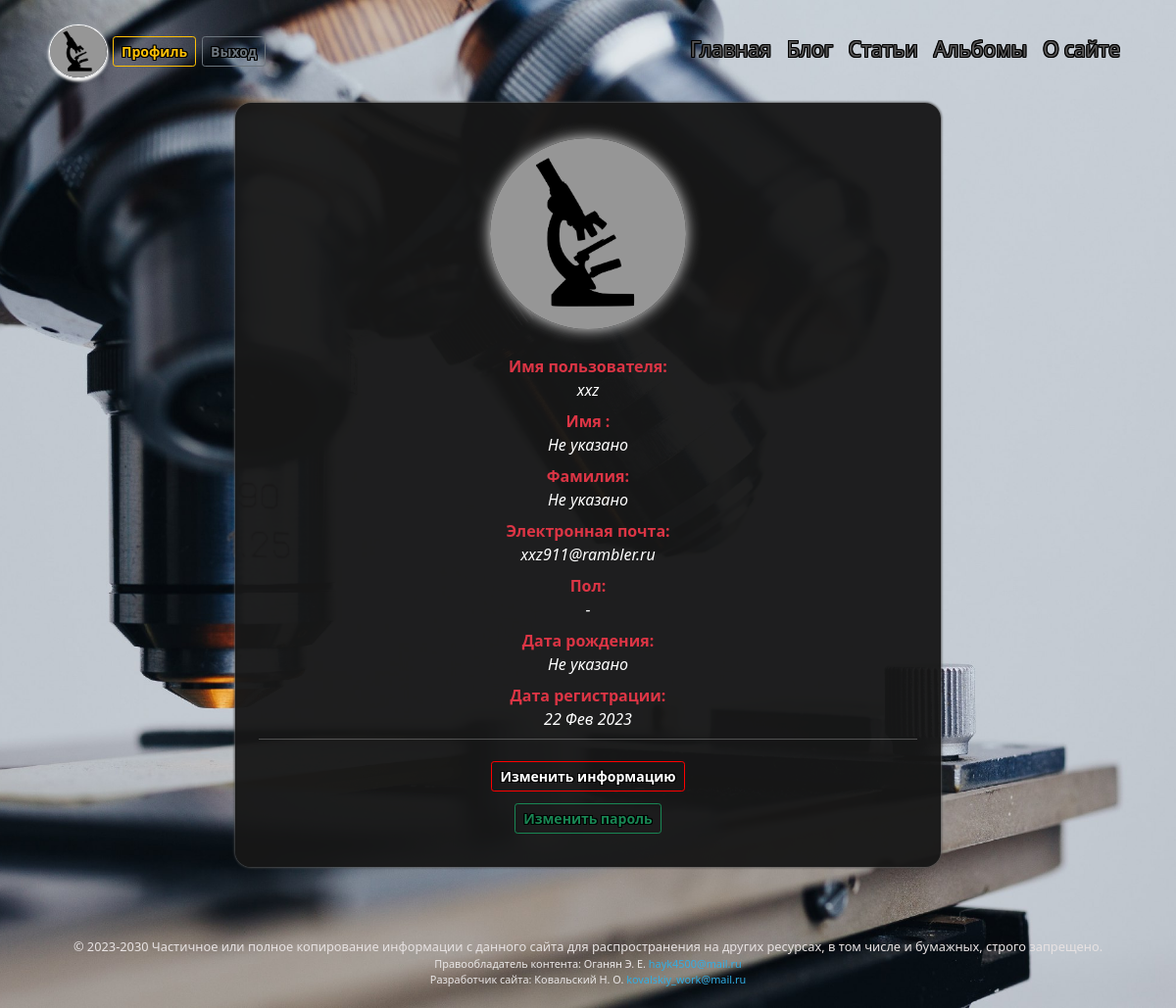
/users/profile/xxz/ (signed in), run on an earlier commit of the app's database.
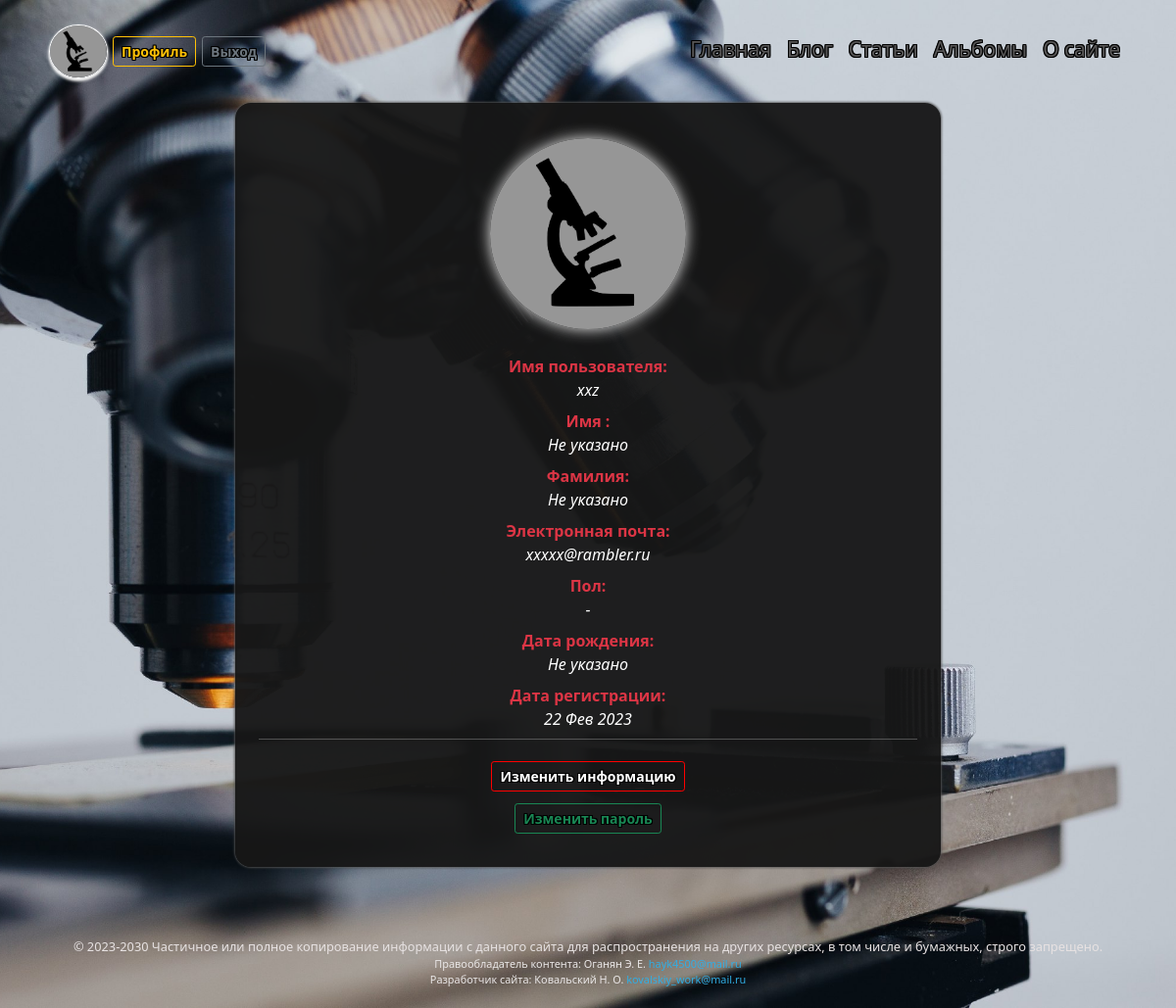
And on a later commit of the database.
### users/models.py (models this page shows, shortened)
class CustomUser(AbstractUser):
    class Meta:
        verbose_name = 'Профили'
        verbose_name_plural = 'Профили'
    GENDERS = (
        ('', 'Не указано'),
        ('М', 'Мужчина'),
        ('Ж', 'Женщина'),
    )
    slug = models.SlugField(max_length=40, unique=True, db_index=True, verbose_name='URL')
    avatar = models.ImageField(verbose_name='Аватар', default='users/avatar/default/default_avatar.jpeg',
                                upload_to=user_directory_path, blank=True, )
    gender = models.CharField(verbose_name='Пол', max_length=1, choices=GENDERS, default='-', blank=True)
    age = models.PositiveSmallIntegerField(verbose_name='Возраст',null=True,  blank=True)
    birthday = models.DateField(verbose_name='Дата рождения', blank=True, null=True)
    email = models.EmailField(unique=True)
    def get_absolute_url(self):
        return reverse('profile', kwargs={'user_slug': self.slug})

### users/views.py (the view)
# urls.py: path('profile/<slug:user_slug>/', profile, name='profile'),
def profile(request, user_slug):
    profil = CustomUser.objects.get(slug=user_slug)
    if request.user.is_authenticated != True:
        return redirect('login')
    if profil.slug != request.user.slug:
        raise Http404()
    return render(request, 'users/profile.html', {'profil': profil})

### blog/context_processors.py (called while the page is built)
def menu_context_processor(request):
    return {'menu': menu, 'home': home}

### users/templates/users/profile.html (shortened to what this page needs)
{% extends 'blog/include/base.html' %}
{% block content %}
<div class="profile">
  <div class="avatar-container">
    <img class="avatar"  src='{{user.avatar.url}}' alt="{{user.username}}" width="200em" height="195em">
  </div>
  <dl class="row row-cols-1 row-cols-md-1 row-cols-lg-1">
    <dt class="col text-center text-danger">Имя пользователя:</dt>
    <dd class="col text-center fw-light fst-italic text-white">{{user.username}}</dd>
    <dt class="col text-center text-danger">Имя :</dt>
    <dd class="col text-center fw-light fst-italic text-white">{{user.first_name|default:"Не указано"}}</dd>
    <dt class="col text-center text-danger">Фамилия:</dt>
    <dd class="col text-center fw-light fst-italic text-white">{{user.last_name|default:"Не указано"}}</dd>
    <dt class="col text-center text-danger">Электронная почта:</dt>
    <dd class="col text-center fw-light fst-italic text-white">{{user.email}}</dd>
    <dt class="col text-center text-danger">Пол:</dt>
    <dd class="col text-center fw-light fst-italic text-white">{{user.get_gender_display}}</dd>
    <dt class="col text-center text-danger">Дата рождения:</dt>
    <dd class="col text-center fw-light fst-italic text-white">{{user.birthday|date:"d M Y" |default:"Не указано"}}</dd>
    <dt class="col text-center text-danger">Дата регистрации:</dt>
    <dd class="col text-center fw-light fst-italic text-white">{{user.date_joined|date:"d M Y"}}</dd>
    <hr class="text-white" style="margin-top:0%">
    <a class="text-center" href="{% url 'profile_change' %}"><button type="submit" value="Update" class="btn btn-outline-danger btn-sm btn-log">Изменить информацию</button></a>
    <a class="form-log" href="{% url 'password_change' %}"><button type="button" class="btn btn-outline-success btn-sm">Изменить пароль</button></a>
  </dl>
</div>
{% endblock %}

### blog/templates/blog/include/base.html (shortened to what this page needs)
{% load static %}
<!DOCTYPE html>
<html lang="ru">
<head>
    <link href="https://cdn.jsdelivr.net/npm/bootstrap@5.0.1/dist/css/bootstrap.min.css" rel="stylesheet">
    <link rel="stylesheet" href="https://cdnjs.cloudflare.com/ajax/libs/jquery-datetimepicker/2.5.20/jquery.datetimepicker.min.css" />
    <link rel="stylesheet" href="https://cdnjs.cloudflare.com/ajax/libs/baguettebox.js/1.11.1/baguetteBox.min.css">
    <link rel="stylesheet" href='{% static "blog/css/styles.css" %}'>
<body style="background-image: url('{% static 'blog/images/back.jpeg' %}'); ">
{% block navbar %}
    <nav class="navbar navbar-expand-md navbar-dark">
        <div class="container-fluid ">
            <a class="logo-container">
            {% if request.user.is_authenticated %}
            <img class="logo"  src='{{ user.avatar.url }}' alt="Avatar" width="60em" height="55em" >
            <a href="{{ user.get_absolute_url }}"><button type="button" class="btn btn-outline-warning btn-sm btn-profile">Профиль</button></a>
            <a href="{% url 'logout' %}"><button type="button" class="btn btn-outline-secondary btn-sm">Выход</button></a>
            {% endif %}
		    <div class="collapse navbar-collapse justify-content-end" id="navbarSupportedContent">
                <ul class="navbar-nav ms-auto">
                    <li class="nav-item">
                        <a class="nav-link"  href="{% url home.url_name %}"  {% if home.url_name in request.resolver_match.view_name %} style='color: red;' {% endif %}>{{home.title}}</a>
                    </li>
                    {% for m in menu %}
                    <li class="nav-item">
                        <a class="nav-link"  href="{% url m.url_name %}"  {% if m.url_name in request.path %} style='color: red;' {% endif %}>{{m.title}}</a>
                    </li>
                    {% endfor %}
		        </ul>
            </div>
        </div>
	</nav>
{% endblock navbar %}
{% block content %}
{% endblock %}
    <footer class=" text-center text-white text-lg-start">
        <div class="text-footer">
        © 2023-2030 Частичное или полное копирование информации с данного сайта для распространения на других ресурсах, в том числе и бумажных, строго запрещено.
        </div>
        <div class="footer">
            <div class="cont-right">Правообладатель контента: Оганян Э. Е.
                <a class="text-mail">hayk4500@mail.ru </a>
            </div>
            <div class="site-right">Разработчик сайта: Ковальский Н. О.
                <a class="text-mail">kovalskiy_work@mail.ru</a>
            </div>
        </div>
    </footer>
</body>
</html>

### blog/static/blog/css/styles.css (style rules this page uses)
html { position: relative; min-height: 90%; }
body { background-repeat: no-repeat; background-position: center center; background-attachment: fixed; -webkit-background-size: cover; -moz-background-size: cover; -o-background-size: cover; background-size: cover; margin-bottom: 6%; background-color:rgba(23, 23, 23, 0.961); }
.navbar-dark { padding: 1px; margin-left: 3%; margin-right: 3%; margin-top: 2%; }
.logo { border-radius: 50%; margin-left: 1%; margin-right: 6px; border: 1px solid rgb(255, 255, 255); padding: 0.1px; box-shadow: 0 1px 3px rgb(255, 255, 255), 0 3px 3px rgb(237, 237, 237) }
.btn { margin: 6px; font-weight: 648; text-shadow: 1px 0 rgb(0, 0, 0), -1px 0 rgb(0, 0, 0), 0 1px rgb(0, 0, 0), 0 -1px rgb(0, 0, 0), 1px 1px rgb(0, 0, 0), -1px -1px rgb(0, 0, 0), 1px -1px rgb(0, 0, 0), -1px 1px rgb(0, 0, 0); }
.btn-outline-danger { background-color: rgba(101, 0, 0, 0); border: 1.5px solid rgb(255, 0, 0); color: rgb(255, 255, 255); }
.navbar-dark .navbar-nav .nav-link, .navbar-dark .nav-link { color: rgb(88, 87, 87); font-size: 21px; text-align: center; padding-top: 0px; padding-bottom: 4px; font-weight: 358; text-shadow: 1px 0 rgb(0, 0, 0), -1px 0 rgb(0, 0, 0), 0 1px rgb(0, 0, 0), 0 -1px rgb(0, 0, 0), 1px 1px rgb(0, 0, 0), -1px -1px rgb(0, 0, 0), 1px -1px rgb(0, 0, 0), -1px 1px rgb(0, 0, 0); }
footer { margin-top: 30px; position: absolute; bottom: 0; height: 0%; width: 100%; padding-left: 4%; padding-right: 4%; }
.text-footer { font-size: 80%; text-align: center; color: rgb(231, 226, 226); }
.cont-right, .site-right { font-size: 68%; text-align: center; color: rgb(234, 231, 231); padding-left: 0cm; padding-right: 0cm; }
.text-mail, .text-mail:hover { color: rgb(49, 174, 228); text-decoration: none; padding-bottom: 2%; }
.form-log { text-align: center; }
div.profile { margin-left: 20%; margin-right: 20%; margin-top: 2%; margin-bottom: 0.1%; padding: 3%; padding-bottom: 1%; border-radius: 1em; background-color:rgba(23, 23, 23, 0.961); box-shadow: 0 0px 3px rgb(141, 141, 141), 0 0px 3px rgb(0, 0, 0); }
.avatar { margin-bottom: 4%; margin-left: auto; margin-right: auto; border-radius: 50%; box-shadow: 0 0 15px rgba(255, 255, 255, 0.92); }
.avatar-container { text-align: center; }
.btn-profile { margin: 0px; }

What changed in the data, as far as the page shows it:
changed CustomUser "xxz": email "xxz911@rambler.ru" → "xxxxx@rambler.ru"
